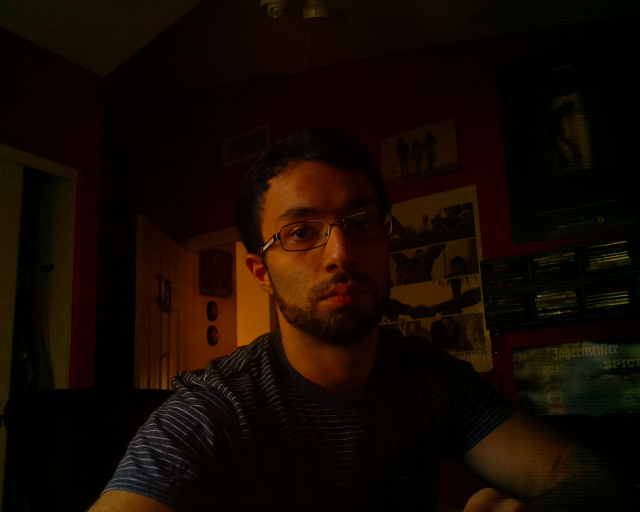
#> input picture Experiments/FeatureDetection/Snapshots/tstpic.jpg, 1280 x 1024 px, given in place of the camera (shown at 1/2 size)
$ python liveCameraSession.py   (Python 2 division)   (older library calls are emulated)
#> lines starting #> are read from the running program, lines starting #| are printed output that depends on the picture; after the words box and inside, x2 and y2 are one past the last pixel; in counts of white or black regions, pixels touching at a corner belong together
### Experiments/FeatureDetection/Filters.py
import cv2
import numpy as np

#cap = cv2.VideoCapture(0)                   # Begin retrieving from our camera feed.
class Filters:

    # Thresholding parameters are as follows:
    # Src image (grayscaled), threshold value to classify pixel values,
    # max value to be given to pixels that surpass the second parameter AKA threshold value
    # Lastly, threshold style, choosing from BINARY, BINARY_INV, TRUNC, TOZERO, TOZERO_INV

    # In this instance of usage, I didn't grayscale the image for threshold. Want to see
    # how it works without thresholding.
    # [4 lines left out: function simpleThreshBinary, not called in this run]


    def grayScaleImage(self, frame):
        grayscaled = cv2.cvtColor(frame, cv2.COLOR_BGR2GRAY)  # Grayscale the image
        return grayscaled                                   # Return the grayscaled image.


    # Gaussian filter smoothes out the noise in the image.
    # I Personally like this filter the most for thresholding.

    # I'll have to keep playin around with the parameter values.
    # src image, max value, adaptive method, threshold type, block size (pixel neighborhood)
    # Lastly constant to subract from mean or weighted mean.
    # 11 is popular online for block size, 2 is popular for constant.

    # [10 lines left out: function adaptiveThresholding_Gaus, not called in this run]


    def gausBlurSpecified(self, frame, xscale, yscale):
        gausBlur = cv2.GaussianBlur(frame, (xscale, yscale), 0)
        return gausBlur


    def binaryThreshSpecified(self, frame, threshScale):
        thresh = cv2.threshold(frame, threshScale, 255, cv2.THRESH_BINARY)[1]
        return thresh


    # Lets test out some Gaussian filtering with no thresholding.
    # This will allow us to smoothen out the noise, and then we could perhaps
    # grayscale the image, and see if we can detect objects faster than a regular
    # image.

    def gaussianBlurApplying(self, frame):
        gausBlur = cv2.GaussianBlur(frame, (5,5), 0)
        return gausBlur

    # This method will take in a colored picture and perform the binary thresh on it,
    # a thresh level of 12 with a max value of 255.

    def coloredThresholding(self, frame):
        retval, coloredThresh = cv2.threshold(frame, 12, 255, cv2.THRESH_BINARY);
        return coloredThresh;


    # [12 lines left out: function cornerDetecting, not called in this run]

### Experiments/FeatureDetection/WindowDestruction.py
import cv2


class WindowDestruction:

    @classmethod
    def windowDestroyer(self, numberOfFramesOpen):
        totalFrames = numberOfFramesOpen * 4        # Every frame takes 4 wait keys.
        totalFrames = totalFrames + 1               # Everything is 0 indexed, so we gotta add 1 bad boy on there.
        cv2.destroyAllWindows()
        for i in range(1, totalFrames):
            cv2.waitKey(1)

### Experiments/FeatureDetection/Detect_Blur.py
'''**
 * Detect Blur Class
 *
 * ACKNOWLEDGEMENT CREDITS to pyimagesearch:
 *
 * www.pyimagesearch.com
 *
 * Copyright (c) 2016 Alireza Bahremand
 *
 * Permission is hereby granted, free of charge, to any person obtaining a copy
 * of this software and associated documentation files (the "Software"), to deal
 * in the Software without restriction, including without limitation the rights
 * to use, copy, modify, merge, publish, distribute, sublicense, and/or sell
 * copies of the Software, and to permit persons to whom the Software is
 * furnished to do so, subject to the following conditions:
 *
 * The above copyright notice and this permission notice shall be included in all
 * copies or substantial portions of the Software.
 *
 * THE SOFTWARE IS PROVIDED "AS IS", WITHOUT WARRANTY OF ANY KIND, EXPRESS OR
 * IMPLIED, INCLUDING BUT NOT LIMITED TO THE WARRANTIES OF MERCHANTABILITY,
 * FITNESS FOR A PARTICULAR PURPOSE AND NONINFRINGEMENT. IN NO EVENT SHALL THE
 * AUTHORS OR COPYRIGHT HOLDERS BE LIABLE FOR ANY CLAIM, DAMAGES OR OTHER
 * LIABILITY, WHETHER IN AN ACTION OF CONTRACT, TORT OR OTHERWISE, ARISING FROM,
 * OUT OF OR IN CONNECTION WITH THE SOFTWARE OR THE USE OR OTHER DEALINGS IN THE
 * SOFTWARE.
 */'''


# import the necessary packages
import argparse
import cv2
import os

class DetectBlur:
    # We have our accessor and mutator methods for the blurThresh
    # because we will want to fiddle around with the blur detection
    # to fine tune it to a set level for best blur detection focus range.

    def __init__(self, threshValue):
        self.__threshBlur = threshValue

    # Mutator method for changing static blurDetectionThresh value.
    def setBlurThresh(self, newValue):
        self.__threshBlur = newValue

    # Accessor method for static blurDetectionThresh value.
    def getBlurThresh(self):
        return self.__threshBlur

    def variance_of_laplacian(self, frame):
        # compute the Laplacian of the image and then return the focus
        # measure, which is simply the variance of the Laplacian
        return cv2.Laplacian(frame, cv2.CV_64F).var()

    def list_images(self,basePath, contains=None):
        # retirm the set of files that are valid.
        return list_files(basePath, validExts=(".jpg", ".jpeg", ".png", ".bmp"), contains=contains)


    # [18 lines left out: function list_files, not called in this run]

    '''if __name__ == '__main__':
        cap = cv2.VideoCapture(0)

        # loop over the input images
        #for imagePath in paths.list_images(args["images"]):
        while True:
                ret, image = cap.read()
            # load the image, convert it to grayscale, and compute the
            # focus measure of the image using the Variance of Laplacian
            # method
            #image = cv2.imread(imagePath)
                gray = cv2.cvtColor(image, cv2.COLOR_BGR2GRAY)
                fm = variance_of_laplacian(gray)
                text = "Not Blurry"

            # if the focus measure is less than the supplied threshold,
            # then the image should be considered "blurry"
                threshValue = 100       # This will be the value we fiddle with most to determine thresh marking.
                if fm < 100:
                        text = "Blurry"

            # show the image
                cv2.putText(image, "{}: {:.2f}".format(text, fm), (10, 30),
                cv2.FONT_HERSHEY_SIMPLEX, 0.8, (0, 0, 255), 3)
                cv2.imshow("Image", image)
                #key = cv2.waitKey(0)
                k = cv2.waitKey(30) & 0xFF
                if k == 27:                  # If we press the escape key terminate.
                        break

        cap.release()                   # Turn off the camera.
        cv2.destroyAllWindows()
        for i in range(1,5):            # As always due to delays of processes we want a waitkey of 4 per window open to fully terminate without freezing.
            cv2.waitKey(1)'''

### Experiments/FeatureDetection/liveCameraSession.py
'''**
 * Live Camera Session Class
 *
 * ACKNOWLEDGEMENT CREDITS to pyimagesearch:
 *
 * www.pyimagesearch.com
 *
 * Copyright (c) 2016 Alireza Bahremand
 *
 * Permission is hereby5 granted, free of charge, to any person obtaining a copy
 * of this software and associated documentation files (the "Software"), to deal
 * in the Software without restriction, including without limitation the rights
 * to use, copy, modify, merge, publish, distribute, sublicense, and/or sell
 * copies of the Software, and to permit persons to whom the Software is
 * furnished to do so, subject to the following conditions:
 *
 * The above copyright notice and this permission notice shall be included in all
 * copies or substantial portions of the Software.
 *
 * THE SOFTWARE IS PROVIDED "AS IS", WITHOUT WARRANTY OF ANY KIND, EXPRESS OR
 * IMPLIED, INCLUDING BUT NOT LIMITED TO THE WARRANTIES OF MERCHANTABILITY,
 * FITNESS FOR A PARTICULAR PURPOSE AND NONINFRINGEMENT. IN NO EVENT SHALL THE
 * AUTHORS OR COPYRIGHT HOLDERS BE LIABLE FOR ANY CLAIM, DAMAGES OR OTHER
 * LIABILITY, WHETHER IN AN ACTION OF CONTRACT, TORT OR OTHERWISE, ARISING FROM,
 * OUT OF OR IN CONNECTION WITH THE SOFTWARE OR THE USE OR OTHER DEALINGS IN THE
 * SOFTWARE.
 */'''

import cv2
import numpy as np
import time
import datetime
import os.path
from Filters import Filters          # This should allow us to import the Filters file.
from WebcamVideoStream import WebcamVideoStream
from Cascading import Cascading
from Detect_Blur import DetectBlur
from compressImages import ImageCompression
#from MotionDetection import MotionDetection
from WindowDestruction import WindowDestruction

# For this program I'm testing the use of thresholding by applying different filters
# and seeing how easy it is to detect corners and objects within the camera frame.

#vs = WebcamVideoStream(src=1).start()       # so we want to read video in as a stream now so we can
cap = cv2.VideoCapture(1)
filters = Filters()
#cascades = Cascading()
blurDetection = DetectBlur(140) # 100 would be the value to be used for fine tuning.
#imgCmpr = ImageCompression()

destroyWindows = WindowDestruction()
''' OUR MAIN LOOP WHERE I WILL USE METHODS TO RETRIEVE DIFFERENT RESULTS
    FOR ALL THE THRESHOLDING AND CASCADING.
'''
ts = time.time()                    # Retrieve current timing.
counter = 0
while True:
    # grab the frame from the threaded video stream and resize it
    # to have a maximum width of 400 pixels
    ret, frame = cap.read()
#> frame is the input picture: shape (1024, 1280, 3); mean B, G, R 1.8, 9.2, 20.4
    #saveFrame = frame                       # For storing a copy for encoding later on.
    frame = cv2.resize(frame, (500, 500))
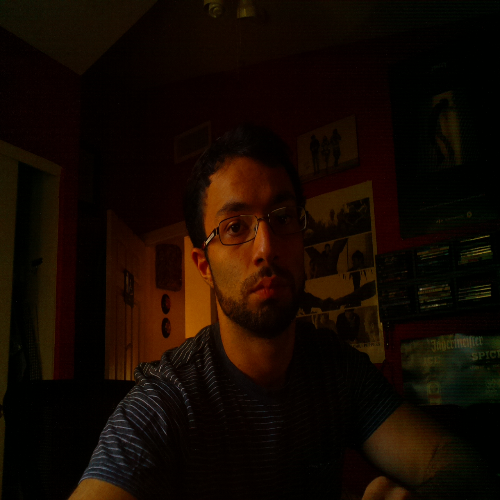
#> frame: shape (500, 500, 3); mean B, G, R 1.8, 9.1, 20.3


    # At 400 width we get a real nice frames per second, increasing
    # the value will result in less frames being read per second.
    #instance = vs.getGrabbed()
    #cascades.faceCascadeDetectionOfImage(instance)

    # So now we store the grayFrame seperately aside from our regular colored
    # frame so we can perform processing on the grayframe since many open cv
    # operations are dependent upon a grayscaled image.
    grayFrame = filters.grayScaleImage(frame)
#> in grayScaleImage, `grayscaled = cv2.cvtColor(frame, cv2.COLOR_BGR2GRAY)`:
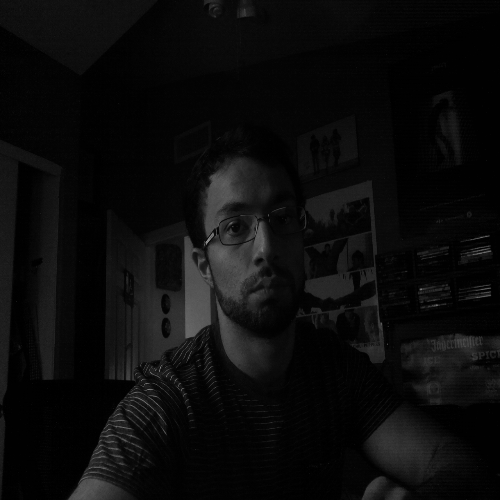
#> grayscaled: shape (500, 500); min 0, max 140, mean 11.6

    # We should add a guassian blur here to reduce noise.
    #grayFrame = filters.gaussianBlurApplying(frame)

    # We grayscaled it so we can apply the laplacian variance on the grayscaled
    # frame.
    fm = blurDetection.variance_of_laplacian(grayFrame)
#> fm = 159.6
    text = "Not Blurry"

    # if the focus measure is less than the supplied threshold,
    # then the image should be considered "blurry"

    if fm < blurDetection.getBlurThresh():
        text = "Blurry"

    # If the image is below our blurThresh value, we want to save that image
    # to encode and send out.
    #instance = vs.getGrabbed()

    #cascades.faceCascadeDetectionOfImage(frame)

    # Long term goal would be to compress image into single row matrix as
    # string, write that to txt file, and send that off to mother station
    # to which mother station will decode them all and have picture presented.

#if (fm > ((blurDetection.getBlurThresh()/2)+blurDetection.getBlurThresh())):
    if (fm > (2*blurDetection.getBlurThresh())):

    # So basically we set the conditional to have a limited range of blurDetectionThresh
    # We specify it to be 2 times the threshValue to save it.
        st = datetime.datetime.fromtimestamp(ts).strftime('_TS:%Y-%m-%d::%H:%M:%S')
        # Get a timestamp for the photo.

        # Perform encoding and decoding for safe practice & application of use for programs.
        #imgCmpr.encodeImage(frame);                 # Encoding method.
        # Decode
        #imgCmpr.decodeImage(frame);
        #myDirname = os.path.normpath("C:/Users/M4l2l_es/Dropbox/Ali_and_miles_awesome_vision_stuff/FeatureDetection/NoneBlurDetectedPictures/")
        myDirname = os.path.normpath("C:/Users/M4l2l_es/Desktop/Ali_and_miles_awesome_vision_stuff/FeatureDetection/NoneBlurDetectedPictures/")
        cv2.imwrite(myDirname + str(counter) + st + ".jpg", frame)
        print myDirname + str(counter) + st + ".jpg" + " just got saved!"
        counter = counter + 1

    # The blurriness is detected from the grayscaled form of our image
    # which is being detected instantaneously while we stream the regular
    # colored frame, so we are essentially doing parallel frame processing with
    # the stream outputting the frame while we do some grayscaled calculations
    # in the back end side of things.
    # show the image
    cv2.putText(frame, "{}: {:.2f}".format(text, fm), (10, 30),
    cv2.FONT_HERSHEY_SIMPLEX, 0.8, (0, 0, 255), 3)
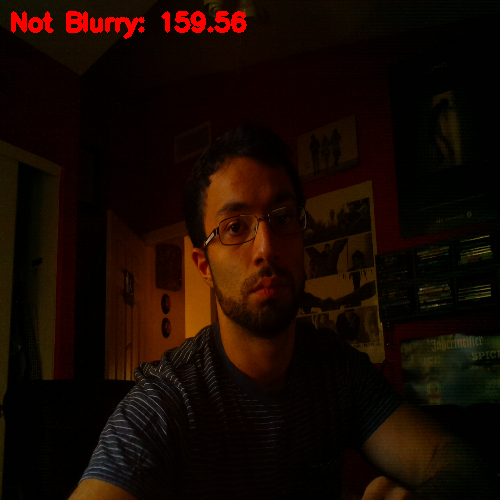
#> frame: shape (500, 500, 3); 1.04% of pixels changed, all inside (x1, y1, x2, y2) = (11, 11, 247, 39)

    #frame = filters.simpleThreshBinary(frame)

    # Keep note of error I have run into with colored thresholding..

# Important to note that, if we decease the usage of imshow, we can radically increase our FPS reading, adding the imshow function will cause
# our project to have to read in frames, while also outputting frames, which causes a lot of processing and takes up time from which the thread
# could be reading in frames.
    cv2.imshow("Frame", frame)
    #cv2.imshow("ThreshFrame", threshedOut)
    #cv2.imshow("DeltaFrame", deltaOut)
    k = cv2.waitKey(30) & 0xFF
#> (key Esc is pressed here)
    if k == 27:
        break

cv2.destroyAllWindows()
destroyWindows.windowDestroyer(1)

cap.release()               # Stops the reading in of frames.
# [31 lines of commented-out code are left out]

'''cap.release()
cv2.destroyAllWindows()
for i in range(1,13):        # A range of 8 becayse we have 4 waitKey's per image.
    cv2.waitKey(1)'''
